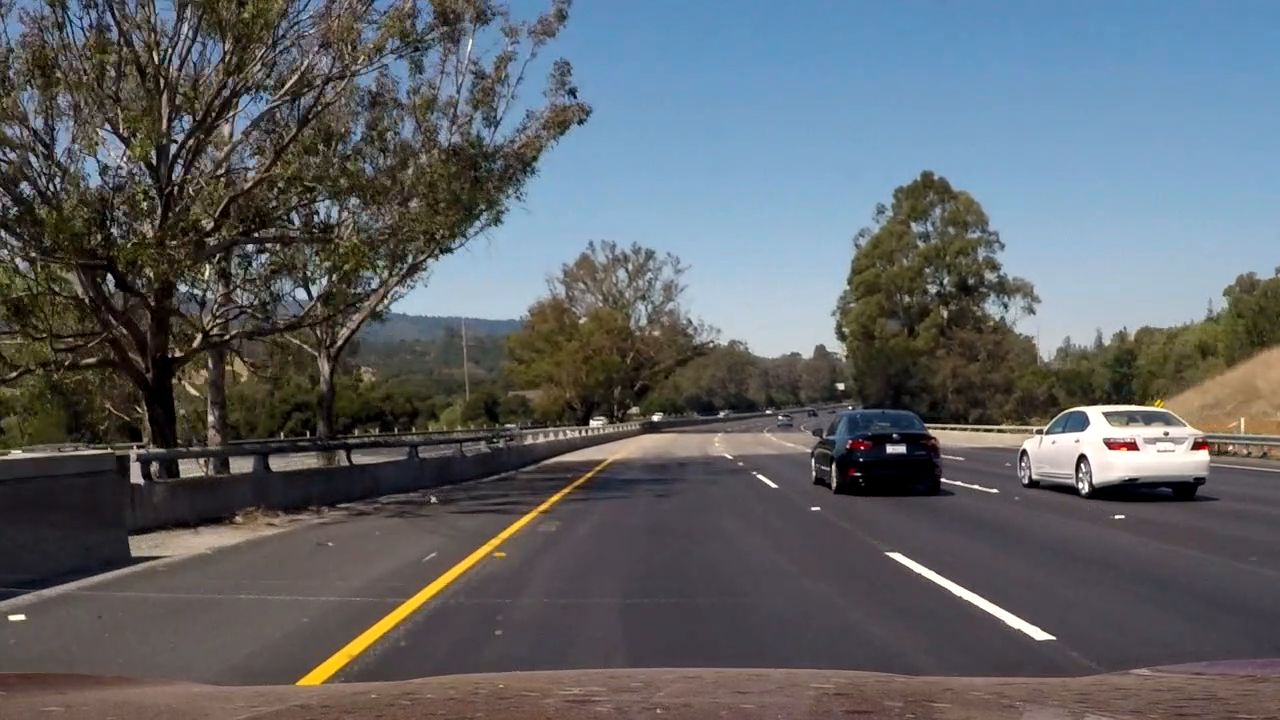
#> input picture test2/156.png, 1280 x 720 px
$ python -i pipeline.py   (imports and definitions only)   (older library calls are emulated)
#> lines starting #> are read from the running program, lines starting #| are printed output that depends on the picture; after the words box and inside, x2 and y2 are one past the last pixel; in counts of white or black regions, pixels touching at a corner belong together
import cv2
import matplotlib.image as mpimg
import matplotlib.pyplot as plt
import numpy as np
import os

# Define conversions in x and y from pixels space to meters
IMG_WIDTH = 1280
IMG_HEIGHT = 720

LANE_WIDTH_PX = 640
YM_PER_PX = 30 / IMG_HEIGHT  # meters per pixel in y dimension
XM_PER_PX = 3.7 / LANE_WIDTH_PX  # meters per pixel in x dimension

WINDOW_HEIGHT = 80  # Height of sliding window used to detect line
# Set the width of the windows +/- margin
WINDOW_MARGIN = 100
# Set minimum number of pixels found to recenter window
MIN_PIX_WINDOW = 50
N_WINDOWS = int(IMG_HEIGHT / WINDOW_HEIGHT)


def cal_undistort(img, mtx, dist):
    return cv2.undistort(img, mtx, dist, None, mtx)


def abs_sobel_thresh(img, orient='x', sobel_kernel=3, thresh=(0, 255)):
    gray = cv2.cvtColor(img, cv2.COLOR_RGB2GRAY)
    if orient == 'x':
        sobel = cv2.Sobel(gray, cv2.CV_64F, 1, 0, ksize=sobel_kernel)
    elif orient == 'y':
        sobel = cv2.Sobel(gray, cv2.CV_64F, 0, 1, ksize=sobel_kernel)
    abs = np.absolute(sobel)
    scaled = np.uint8(abs / np.max(abs) * 255)
    thresholded = np.zeros_like(scaled)
    thresholded[(scaled >= thresh[0]) & (scaled <= thresh[1])] = 1
    return thresholded


def mag_thresh(img, sobel_kernel=3, mag_thresh=(0, 255)):
    gray = cv2.cvtColor(img, cv2.COLOR_RGB2GRAY)
    gradx = cv2.Sobel(gray, cv2.CV_64F, 1, 0, ksize=sobel_kernel)
    grady = cv2.Sobel(gray, cv2.CV_64F, 0, 1, ksize=sobel_kernel)
    mag = np.sqrt(np.power(gradx, 2) + np.power(grady, 2))
    scaled = np.uint8(255 * mag / np.max(mag))
    mask = np.zeros_like(scaled)
    mask[(scaled > mag_thresh[0]) & (scaled < mag_thresh[1])] = 1
    return mask


def dir_threshold(img, sobel_kernel=3, thresh=(0, np.pi / 2)):
    gray = cv2.cvtColor(img, cv2.COLOR_RGB2GRAY)
    gradx = cv2.Sobel(gray, cv2.CV_64F, 1, 0, ksize=sobel_kernel)
    grady = cv2.Sobel(gray, cv2.CV_64F, 0, 1, ksize=sobel_kernel)
    abs_x = np.abs(gradx)
    abs_y = np.abs(grady)
    directions = np.arctan2(abs_y, abs_x)
    binary_output = np.zeros_like(directions)
    binary_output[(directions >= thresh[0]) & (directions <= thresh[1])] = 1
    return binary_output


def hls_s_channel_threshold(image, thresh=(90, 255)):
    hsv = cv2.cvtColor(image, cv2.COLOR_RGB2HLS)
    S = hsv[:, :, 2]
    binary = np.zeros_like(S)
    binary[(S > thresh[0]) & (S <= thresh[1])] = 1
    return binary


def threshold(image):
    ksize = 3
    s_thresh = hls_s_channel_threshold(image, thresh=(100, 255))

    gradx = abs_sobel_thresh(image, orient='x', sobel_kernel=ksize, thresh=(15, 210))
    grady = abs_sobel_thresh(image, orient='y', sobel_kernel=ksize, thresh=(15, 210))
    dir_binary = dir_threshold(image, sobel_kernel=15, thresh=(0.7, 1.2))
    mag_binary = mag_thresh(image, sobel_kernel=9, mag_thresh=(50, 200))
    combined = np.zeros_like(dir_binary)

    combined[((gradx == 1) & (grady == 1)) | ((mag_binary == 1) & (dir_binary == 1)) | ((s_thresh == 1))] = 1

    return combined


# [5 lines left out: function perspective_transform, not called in this run]


def get_histogram(img):
    histogram = np.sum(img[img.shape[0] / 2:, :], axis=0)
    return histogram


# [212 lines left out: functions find_lane, dist_from_center, get_curverad, average_last_frames, pipeline, generate_plot and 1 more, not called in this run]

>>> import cv2
>>> picture = cv2.cvtColor(cv2.imread('test2/156.png'), cv2.COLOR_BGR2RGB)
>>> result = threshold(picture)
#> in threshold, `s_thresh = hls_s_channel_threshold(image, thresh=(100, 255))`:
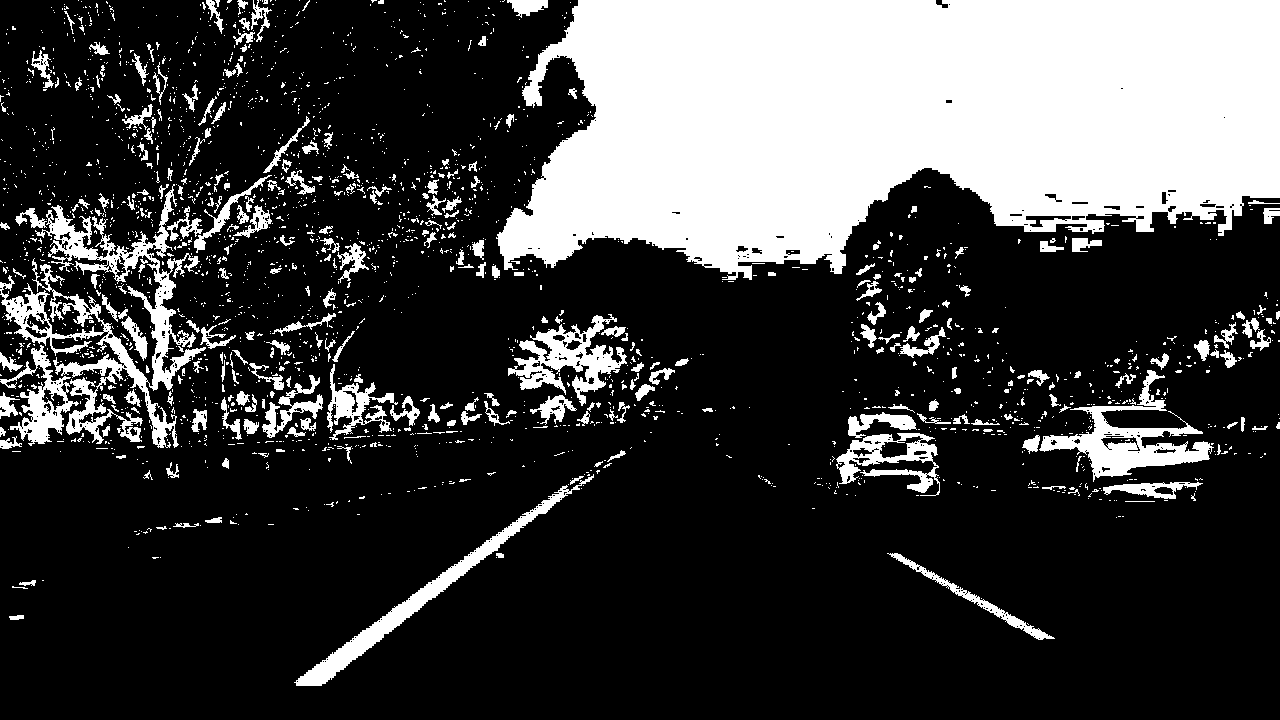
#> s_thresh: shape (720, 1280); values 0 (black) and 1 (white), 25.3% white; 2291 white regions (1999 under 20 px), largest, box (x1, y1, x2, y2) and area: (496, 0, 1280, 280) 166220, (0, 184, 206, 448) 12478, (1039, 370, 1214, 482) 5435
#> in dir_threshold, `directions = np.arctan2(abs_y, abs_x)`:
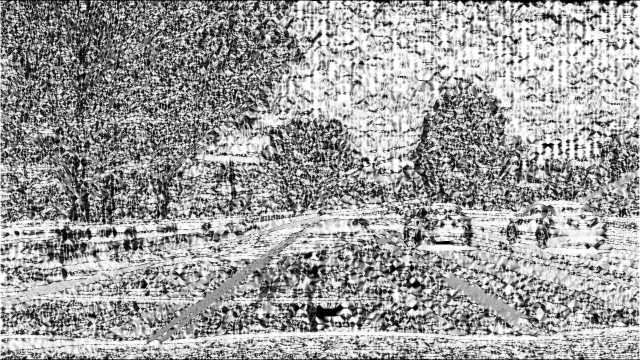
#> directions: shape (720, 1280) float64 (shown at 1/2 size); min 0, max 1.57, mean 0.969; drawn with min black and max white
#> in threshold, `dir_binary = dir_threshold(image, sobel_kernel=15, thresh=(0.7, 1.2))`:
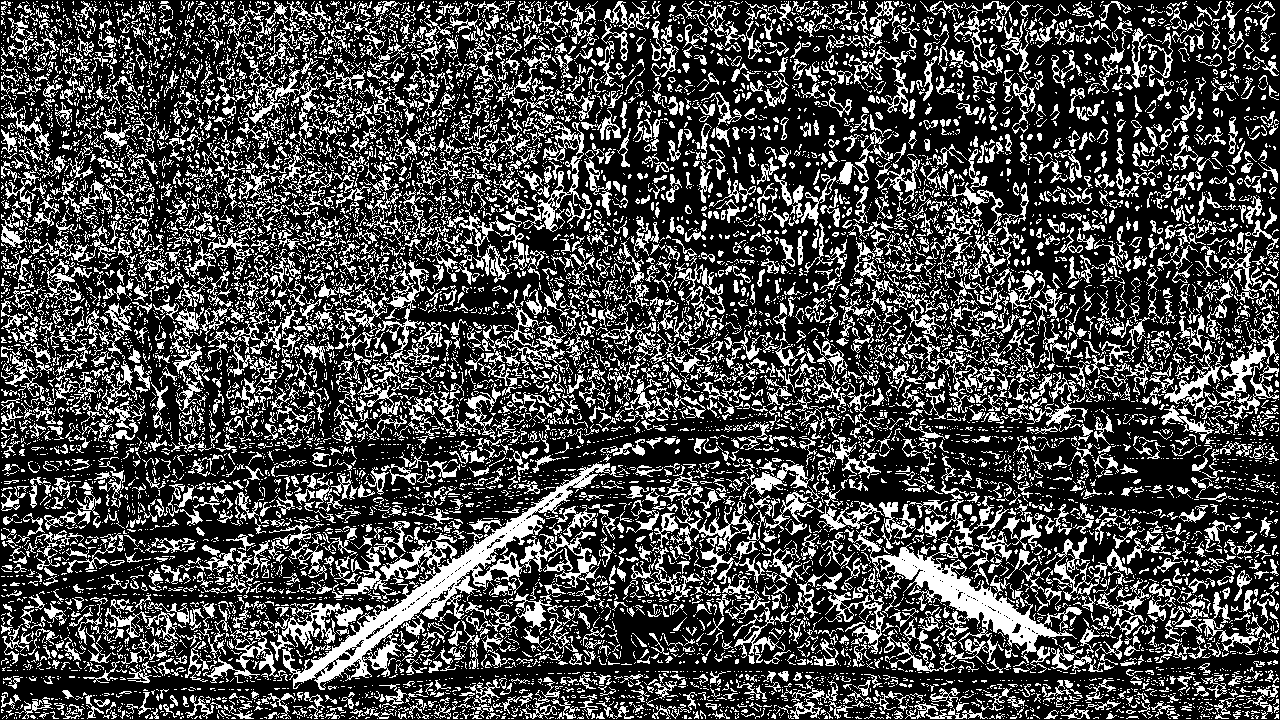
#> dir_binary: shape (720, 1280) float64; values 0 (black) and 1 (white), 28.9% white in thin lines or dots
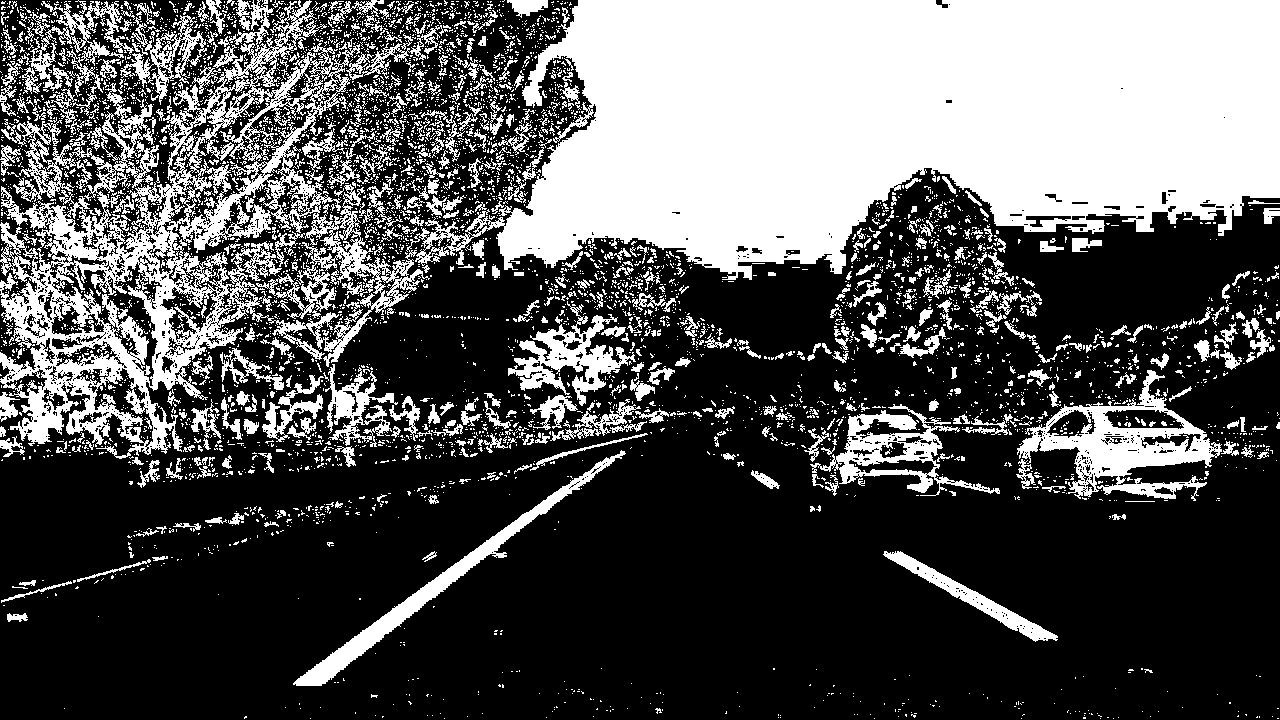
#> result: shape (720, 1280) float64; values 0 (black) and 1 (white), 34.1% white; 5454 white regions (4891 under 20 px), largest, box (x1, y1, x2, y2) and area: (0, 0, 1280, 459) 220845, (1017, 370, 1222, 501) 8636, (293, 450, 626, 686) 5384

$ run again, on test2/157.png
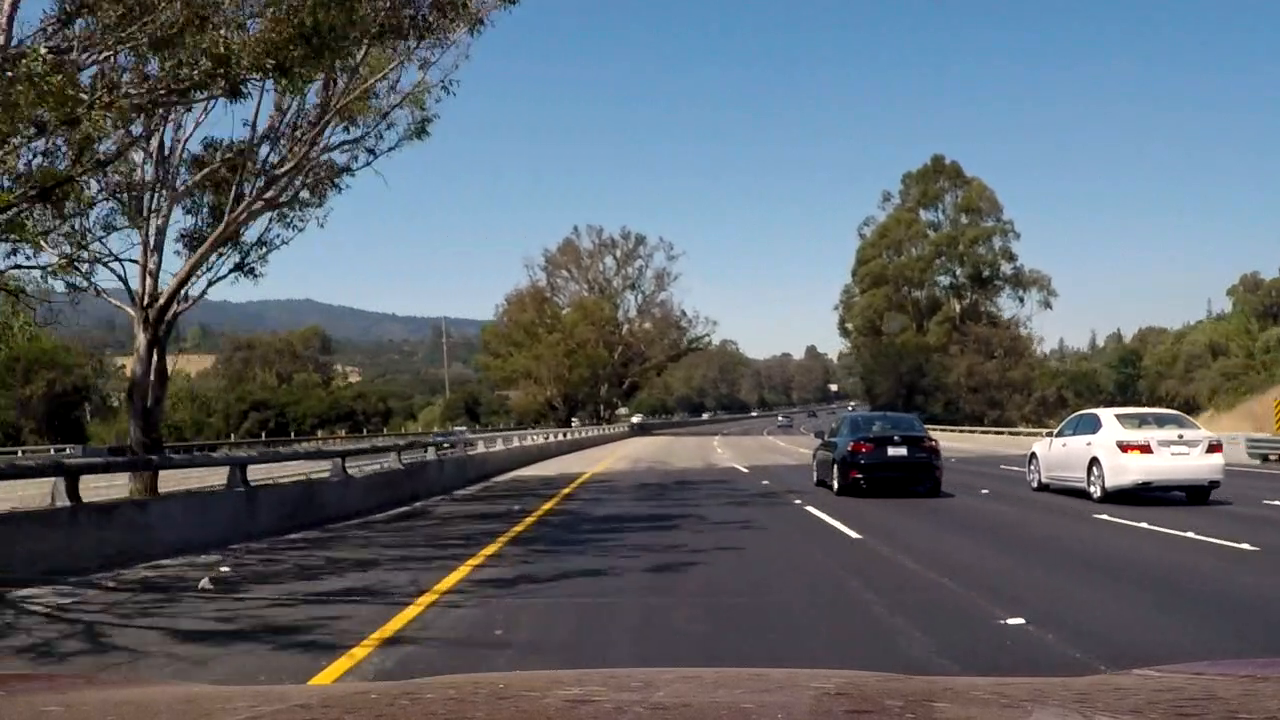
#> input picture test2/157.png, 1280 x 720 px
#> hsv: shape (720, 1280, 3); mean of channels 0, 1, 2 79.9, 99.7, 63
#> in threshold, `s_thresh = hls_s_channel_threshold(image, thresh=(100, 255))`:
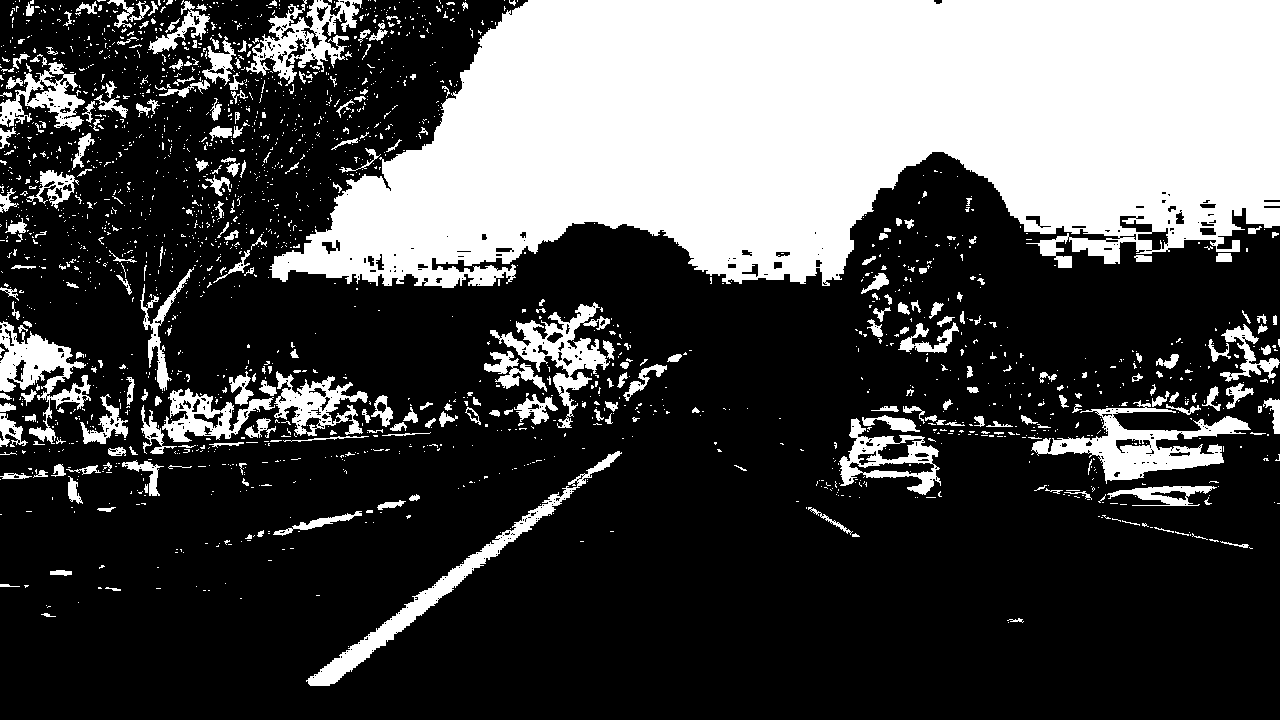
#> s_thresh: shape (720, 1280); values 0 (black) and 1 (white), 29.9% white; 2110 white regions (1817 under 20 px), largest, box (x1, y1, x2, y2) and area: (269, 0, 1280, 288) 208065, (1031, 400, 1251, 484) 6040, (306, 451, 622, 686) 5060
#> dir_binary: shape (720, 1280) float64; values 0 (black) and 1 (white), 28.3% white in thin lines or dots
#> mag_binary: shape (720, 1280); values 0 (black) and 1 (white), 8.7% white; 1278 white regions (860 under 20 px), largest, box (x1, y1, x2, y2) and area: (0, 171, 170, 318) 5814, (290, 431, 764, 686) 4769, (163, 188, 497, 322) 4225
#> `result = threshold(picture)`:
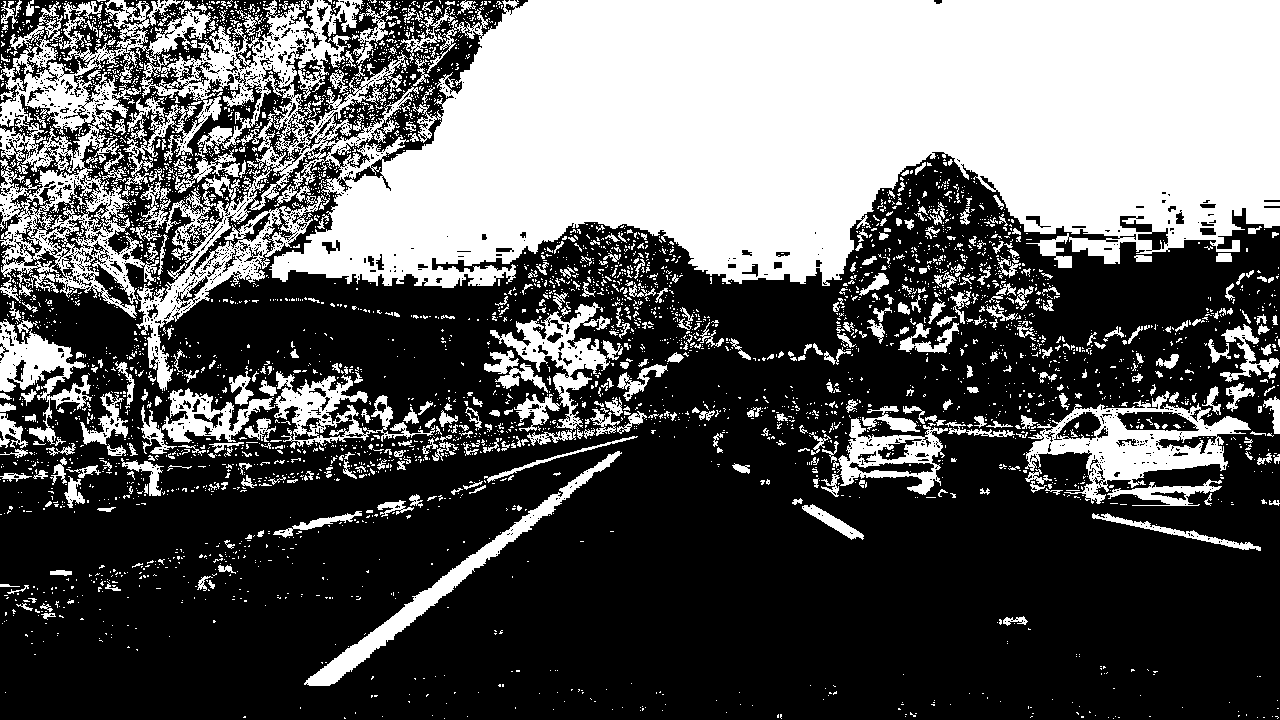
#> result: shape (720, 1280) float64; values 0 (black) and 1 (white), 37% white; 4217 white regions (3759 under 20 px), largest, box (x1, y1, x2, y2) and area: (0, 0, 1280, 391) 256580, (1025, 391, 1251, 504) 8440, (304, 451, 622, 686) 5422
